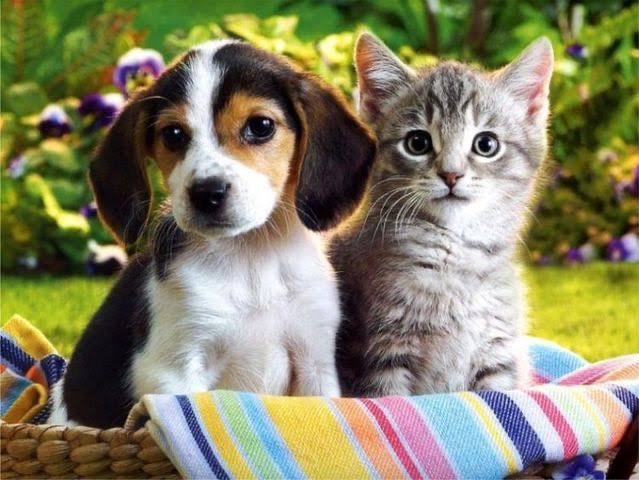
#> input picture images/dog-cat.jpeg, 639 x 480 px, found by its file name
$ python ImageKMeans.py
#> lines starting #> are read from the running program, lines starting #| are printed output that depends on the picture
import cv2
import matplotlib.pyplot as plt
import numpy as np
from sklearn.cluster import KMeans

def image_kmeans():
    image = load_image()

    # 将三维图像数组转换为二维数组，每个像素点变成一行数据。
    # -1 表示自动计算该维度大小，保持总元素数不变
    # 3 表示保留RGB三个通道值
    # 假设图像像素为800*600，转换之后为 800像素高度 × 600像素宽度 × 3个颜色通道(RGB)
    pixel_vals = image.reshape((-1, 3))

    # 将数据类型从整数（通常是uint8，0-255范围）转换为32位浮点数。
    # K-means算法要求：聚类算法通常需要浮点数输入
    # 数值稳定性：浮点数计算更精确，避免整数运算的截断误差
    # 距离计算：聚类基于距离度量，浮点数更适合距离计算
    pixel_vals = np.float32(pixel_vals)

    kmeans = KMeans(
        init='random',
        n_clusters=10,
    )

    kmeans.fit(pixel_vals)

    # 将每个像素点替换为其所属聚类的中心颜色值，实现图像分割
    segmented_data = kmeans.cluster_centers_[kmeans.predict(pixel_vals)]
    # 将浮点数值转换回8位无符号整数（0-255范围），这是图像的标准格式
    segmented_data = np.uint8(segmented_data)
    # 重新设置segmented_data数据的尺寸和原始图片尺寸一致
    segmented_image = segmented_data.reshape(image.shape)

    plt.imshow(segmented_image)
    plt.show()

def load_image():
    # 加载图片./images/dog-cat.jpeg
    image = cv2.imread("./images/dog-cat.jpeg")
#> image is the input picture: shape (480, 639, 3); mean B, G, R 100.7, 130, 133.2

    # 颜色空间转换
    # 重要: OpenCV默认使用BGR颜色格式，但Matplotlib使用RGB格式
    # 这一行将图像从BGR转换为RGB，确保显示时颜色正确
    image = cv2.cvtColor(image, cv2.COLOR_BGR2RGB)

    # 设置绘图样式为默认
    plt.style.use('default')
    # 隐藏X，Y轴的刻度标签
    _ = plt.xticks(); _ = plt.yticks()
    # 显示图像
    plt.imshow(image)
    plt.show()

    return image

if __name__ == "__main__":
    image_kmeans()
#> in image_kmeans, `segmented_image = segmented_data.reshape(image.shape)`:
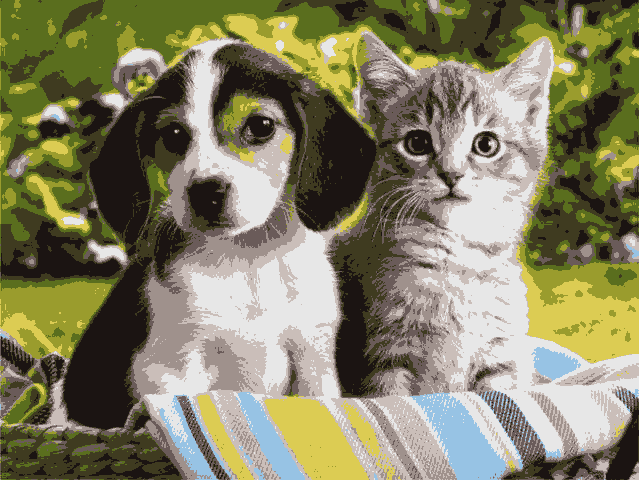
#> segmented_image: shape (480, 639, 3); mean R, G, B 132.6, 129.6, 100.2
